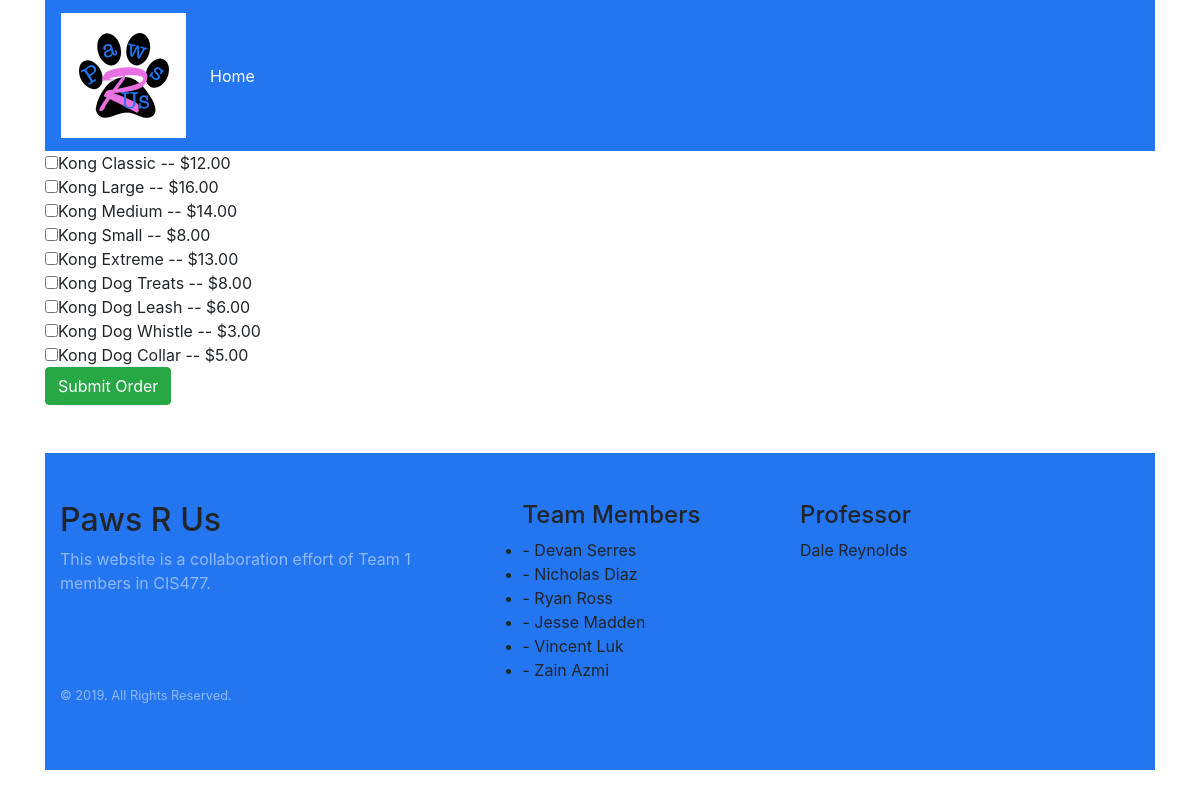
Screenshot of /pages/create_order.php with the database file from the repository.
### tables this page shows
CREATE TABLE products (
	product_id INT AUTO_INCREMENT NOT NULL,
    product_name VARCHAR(255),
	product_description VARCHAR(255),
	product_price DECIMAL (10,2) NOT NULL,
	PRIMARY KEY (product_id)
);

### pages/create_order.php (the view, shortened to what this page needs)
<?php
require '../templates/header.php';
if (isset($_POST['create_order_submit']))
{
    $order_total = 0;
    foreach ($_POST['selected_items'] as $item)
    {
        if ($item == 1)
        {
            $order_total += 12;
        }
        else if ($item == 2)
        {
            $order_total += 16;
        }
        else if ($item == 3)
        {
            $order_total += 14;
        }
        else if ($item == 4)
        {
            $order_total += 8;
        }
        else if ($item == 5)
        {
            $order_total += 13;
        }
        else if ($item == 6)
        {
            $order_total += 8;
        }
        else if ($item == 7)
        {
            $order_total += 6;
        }
        else if ($item == 8)
        {
            $order_total += 3;
        }
        else
        {
            $order_total += 5;
        }
    }
    $sql = "INSERT INTO orders (order_date, order_price, user_id) VALUES ('" . date("Y-m-d") . "' , '" . $order_total . "', " . $_SESSION['user_id']. ");";
    mysqli_query($connection, $sql);
    if (mysqli_affected_rows($connection) > 0)
    {
        $order_id = mysqli_insert_id($connection);
        foreach ($_POST['selected_items'] as $item)
        {
            $sql = "INSERT INTO orderIndex (product_id, order_id) VALUES ('" . $item . "', '" . $order_id . "')";
            mysqli_query($connection, $sql);
            header('Location: ./');
        }
    }
    else
    {
        echo '<p style="color: tomato;">Error: There was a problem with the database.</p>';
    }
}
else
{
    $sql = "SELECT * FROM products;";
    if ($result = mysqli_query($connection, $sql))
    {
        echo '<form action="create_order.php" method="post">';
        while ($row = mysqli_fetch_assoc($result))
        {
            echo '<input type="checkbox" name="selected_items[]" value="' . $row['product_id'] . '">';
            echo $row['product_name'];
            echo ' -- $' . $row['product_price'];
            echo '<br>';
        }
        echo '<button class="btn btn-success" type="submit" name="create_order_submit">Submit Order</button>';
        echo '</form>';
    }
    else
    {
        echo '<p style="color: tomato;"></p>Error: Could not connect to the database.';
    }
}
?>

### rows the page displays
products: product_name "Kong Classic", product_price "12.00"
products: product_name "Kong Large", product_price "16.00"
products: product_name "Kong Medium", product_price "14.00"
products: product_name "Kong Small", product_price "8.00"
products: product_name "Kong Extreme", product_price "13.00"
products: product_name "Kong Dog Treats", product_price "8.00"
products: product_name "Kong Dog Leash", product_price "6.00"
products: product_name "Kong Dog Whistle", product_price "3.00"
products: product_name "Kong Dog Collar", product_price "5.00"
